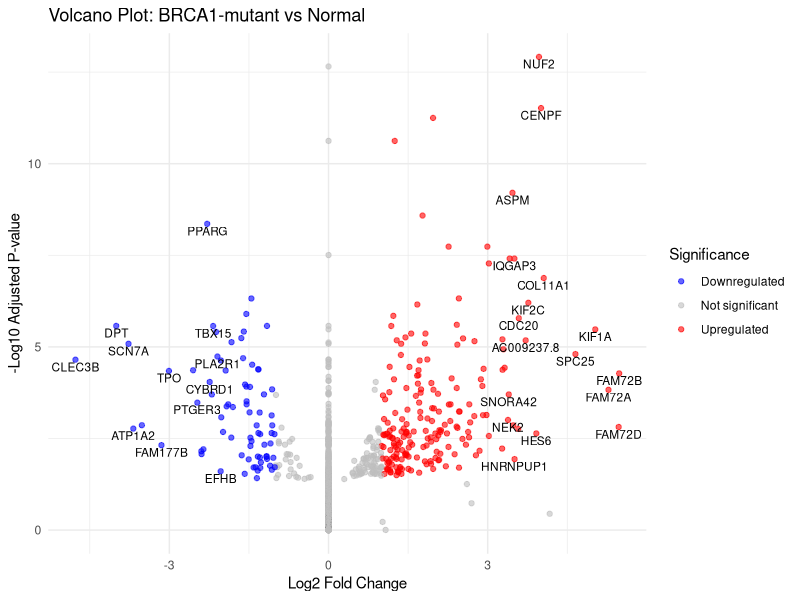

Source code (R):
# volcano_plot.R
# Create volcano plot of DESeq2 results

library(ggplot2)
library(dplyr)

# Load results
res <- read.csv("results/deseq2_results_with_symbols.csv")

# Basic filtering for plotting
res <- res %>%
  mutate(
    neg_log10_padj = -log10(padj),
    significance = case_when(
      padj < 0.05 & log2FoldChange > 1  ~ "Upregulated",
      padj < 0.05 & log2FoldChange < -1 ~ "Downregulated",
      TRUE                              ~ "Not significant"
    )
  )

# Label top 20 most up and 20 most downregulated
top_genes <- res %>%
  filter(!is.na(gene_name)) %>%
  arrange(padj) %>%
  filter(significance != "Not significant") %>%
  slice_max(log2FoldChange, n = 20) %>%
  bind_rows(
    res %>%
      filter(!is.na(gene_name)) %>%
      arrange(padj) %>%
      filter(significance != "Not significant") %>%
      slice_min(log2FoldChange, n = 20)
  )

# Volcano plot
p <- ggplot(res, aes(x = log2FoldChange, y = neg_log10_padj)) +
  geom_point(aes(color = significance), alpha = 0.6) +
  scale_color_manual(values = c("Upregulated" = "red", "Downregulated" = "blue", "Not significant" = "gray")) +
  geom_text(data = top_genes, aes(label = gene_name), size = 3, vjust = 1.3, check_overlap = TRUE) +
  theme_minimal() +
  labs(
    title = "Volcano Plot: BRCA1-mutant vs Normal",
    x = "Log2 Fold Change",
    y = "-Log10 Adjusted P-value",
    color = "Significance"
  )

# Save plot
ggsave("results/volcano_plot.png", plot = p, width = 10, height = 7, dpi = 300)
